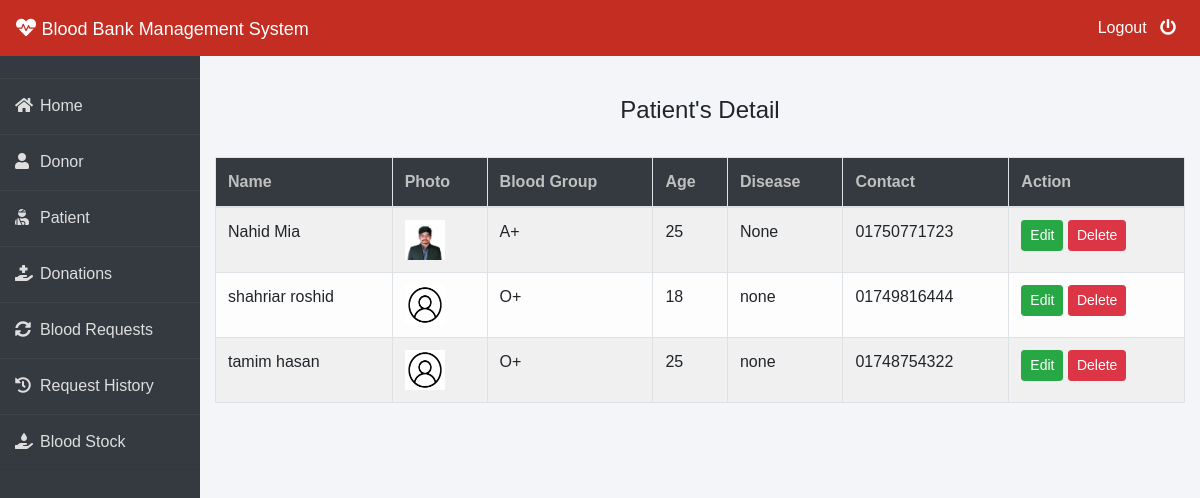
The page /admin-patient (signed in) on the database its author committed.
### patient/models.py (models this page shows, shortened)
class Patient(models.Model):
    user=models.OneToOneField(User,on_delete=models.CASCADE)
    profile_pic= models.ImageField(upload_to='profile_pic/Patient/',null=True,blank=True)
    age=models.PositiveIntegerField()
    bloodgroup=models.CharField(max_length=10)
    disease=models.CharField(max_length=100)
    doctorname=models.CharField(max_length=50)
    address = models.CharField(max_length=40)
    mobile = models.CharField(max_length=20,null=False)
    @property
    def get_name(self):
        return self.user.first_name+" "+self.user.last_name

### blood/views.py (the view)
# urls.py: path('admin-patient', views.admin_patient_view,name='admin-patient'),
@login_required(login_url='adminlogin')
def admin_patient_view(request):
    patients=pmodels.Patient.objects.all()
    return render(request,'blood/admin_patient.html',{'patients':patients})

### templates/blood/admin_patient.html
{% extends 'blood/adminbase.html' %}
{% block content %}
{% load widget_tweaks %}
{%load static%}
<br><br>
<div class="container">
    <H4 class="text-center">Patient's Detail</H4><br>
    <table class="table table-light table-hover table-bordered table-striped">
        <thead class="bg-dark">
            <tr>
                <th scope="col" style="color: rgb(192, 192, 192);">Name</th>
                <th scope="col" style="color: rgb(192, 192, 192);">Photo</th>
                <th scope="col" style="color: rgb(192, 192, 192);">Blood Group</th>
                <th scope="col" style="color: rgb(192, 192, 192);">Age</th>
                <th scope="col" style="color: rgb(192, 192, 192);">Disease</th>
                <th scope="col" style="color: rgb(192, 192, 192);">Contact</th>
                <th style="color: rgb(192, 192, 192);">Action</th>
            </tr>
        </thead>
        <tbody>
            {% for t in patients %}
            <tr>
                <td> {{t.get_name}}</td>
                <td> <img src="{% static t.profile_pic.url %}" alt="Profile Pic" height="40px" width="40px" /></td>
                <td>{{t.bloodgroup}}</td>
                <td>{{t.age}}</td>
                <td>{{t.disease}}</td>
                <td>{{t.mobile}}</td>
                <td>
                    <button class="btn btn-success btn-sm"><a  style="text-decoration: none;color: white;" href="{% url 'update-patient' t.id  %}">Edit</a> </button>
                    <button class="btn btn-danger btn-sm"><a  style="text-decoration: none;color: white;" href="{% url 'delete-patient' t.id  %}">Delete</a> </button>
                </td>
            </tr>
            {% endfor %}
        </tbody>
    </table>
</div>
{% endblock content %}

### templates/blood/adminbase.html (shortened to what this page needs)
<!DOCTYPE html>
<html lang="en">
<head>
    <link rel="stylesheet" href="https://maxcdn.bootstrapcdn.com/bootstrap/4.0.0/css/bootstrap.min.css">
    <link rel="stylesheet" href="https://cdnjs.cloudflare.com/ajax/libs/font-awesome/5.14.0/css/all.css">
</head>
<body>
    <nav class="navbar navbar-expand-lg navbar-light fixed-top bg-danger">
        <a style="color:white;" class="navbar-brand" href="/"><i class="fa fa-heartbeat"></i>&nbsp;<font face = "Comic sans MS" size ="4">Blood Bank Management System</font></a>
        <div class="navbar-collapse collapse w-100 order-3 dual-collapse2">
            <ul class="navbar-nav ml-auto">
                <li class="nav-item">
<a class="nav-link" style="color: white; cursor: pointer;" onclick="document.getElementById('logout-form').submit();">Logout &nbsp; <i class="fas fa-power-off"></i></a>
                </li>
            </ul>
        </div>
      </nav>
<br><br>
<div class="wrapper">
    <div class="sidebar">
        <ul>
            <li><a style="text-decoration:none;" href="/"><i class="fas fa-home"></i>Home</a></li>
            <li><a style="text-decoration:none;" href="/admin-donor"><i class="fas fa-user"></i>Donor</a></li>
            <li><a style="text-decoration:none;" href="/admin-patient"><i class="fas fa-user-injured"></i>Patient</a></li>
            <li><a style="text-decoration:none;" href="/admin-donation"><i class="fas fa-hand-holding-medical"></i>Donations</a></li>
            <li><a style="text-decoration:none;" href="/admin-request"><i class="fas fa-sync-alt"></i>Blood Requests</a></li>
            <li><a style="text-decoration:none;" href="/admin-request-history"><i class="fas fa-history"></i>Request History</a></li>
            <li><a style="text-decoration:none;" href="/admin-blood"><i class="fas fa-hand-holding-water"></i>Blood Stock</a></li>
        </ul>
    </div>
    <div class="main_content">
{% block content %}
{% endblock content %}
    </div>
</div>
</body>
</html>

### templates/blood/adminbase.html (style rules this page uses)
* { margin: 0; padding: 0; box-sizing: border-box; list-style: none; text-decoration: none; font-family: 'Josefin Sans', sans-serif; }
body { background-color: #f3f5f9; }
.bg-danger { background-color: #c32d22!important; }
.wrapper { display: flex; position: relative; }
.wrapper .sidebar { width: 200px; height: 100%; background: #343a40; padding: 30px 0px; position: fixed; }
.wrapper .sidebar ul li { padding: 15px; border-bottom: 1px solid #dedede; border-bottom: 1px solid rgba(0,0,0,0.05); border-top: 1px solid rgba(255,255,255,0.05); }
.wrapper .sidebar ul li a { color: #dedede; display: block; }
.wrapper .sidebar ul li a .fas { width: 25px; }
.wrapper .main_content { width: 100%; margin-left: 200px; }

### rows shown on the page
Patient: get_name "Nahid Mia", profile_pic (picture), bloodgroup "A+", age "25", disease "None", mobile "01750771723"
Patient: get_name "shahriar roshid", profile_pic (picture), bloodgroup "O+", age "18", disease "none", mobile "01749816444"
Patient: get_name "tamim hasan", profile_pic (picture), bloodgroup "O+", age "25", disease "none", mobile "01748754322"
